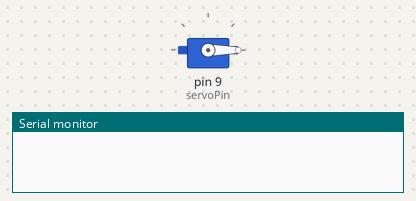
The sketch below on a simulated Arduino Uno, built with avr-gcc and run on an emulated ATmega328P. Parts: servo, the last lines printed to the serial monitor.

Above: at 0.05 s.
At 3.0 s:
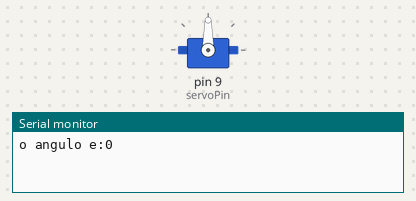
At 6.0 s:
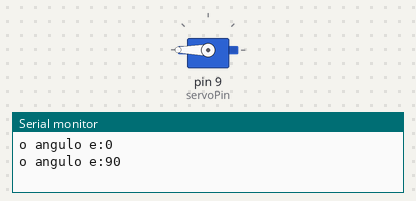
Timing chart, 0 to 7.8 s (numbered marks = the images above):
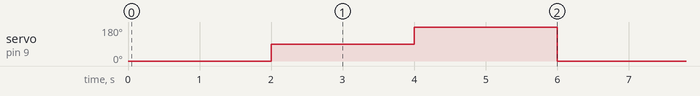

The sketch:

servo_motor.ino
```cpp
#include <Servo.h>

#include <Servo.h>


int servoPin = 9;


// objeto do tipo Servo
Servo servoMotor;


void setup() {

  pinMode(servoPin, OUTPUT);
  Serial.begin(9600);

  // Anexa o objeto do tipo Servo ao pino do servo motor
  servoMotor.attach(servoPin);
}

void loop() {


  servoMotor.write(0);
  delay(2000);
  Serial.println("o angulo e:" + String(servoMotor.read()));


  servoMotor.write(90);
  delay(2000);
  Serial.println("o angulo e:" + String(servoMotor.read()));


  servoMotor.write(180);
  delay(2000);
  Serial.println("o angulo e:" + String(servoMotor.read()));

}
```

Measured:
- by itself, servo on pin 9 (servoPin): repeats every 6.0 s: 180° 2.0 s, 0° 2.0 s, 90° 2.0 s
